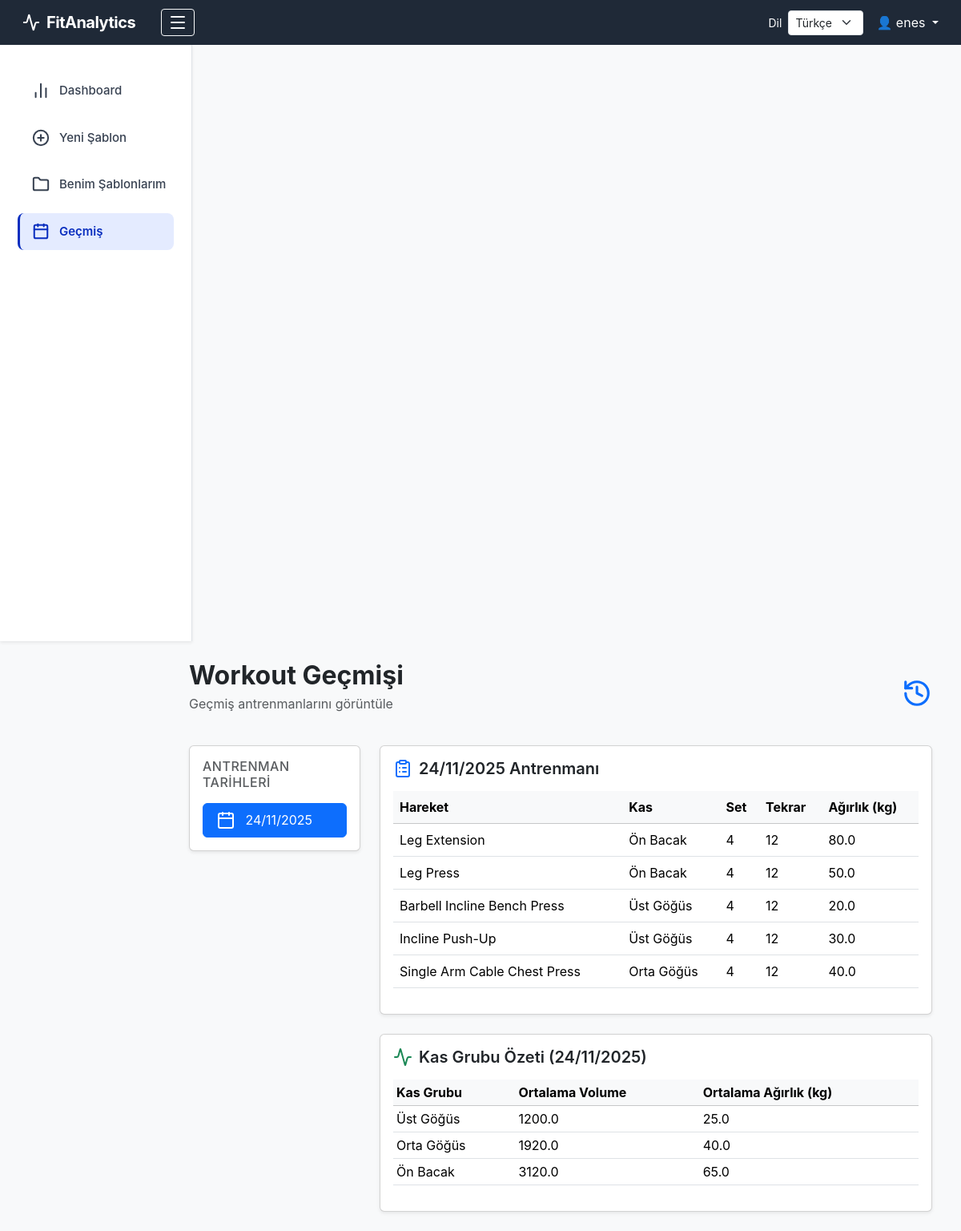
Screenshot of /history (signed in) with the database file from the repository.
### tables this page shows
CREATE TABLE exercises (
    exercise_id      INTEGER PRIMARY KEY AUTOINCREMENT,
    workout_id       INTEGER NOT NULL,
    exercise_name    TEXT NOT NULL,           -- ham text
    muscle_id        INTEGER NOT NULL,        -- canonical muscle
    exercise_lib_id  INTEGER,                 -- link to library (optional)
    sets             INTEGER,
    reps             INTEGER,
    weight_kg        REAL,
    volume           REAL,                    -- sets * reps * weight
    FOREIGN KEY (workout_id) REFERENCES workouts(workout_id),
    FOREIGN KEY (muscle_id) REFERENCES muscles(muscle_id),
    FOREIGN KEY (exercise_lib_id) REFERENCES exercise_library(exercise_lib_id)
);

CREATE TABLE muscles (
    muscle_id       INTEGER PRIMARY KEY AUTOINCREMENT,
    code            TEXT UNIQUE NOT NULL,     -- CHEST_UPPER, BACK_LATS...
    primary_region  TEXT NOT NULL,            -- CHEST, BACK, ARMS, LEGS, CORE...
    sub_region      TEXT,                     -- UPPER, LOWER, LATS, OBLIQUES...
    name_en         TEXT NOT NULL,
    name_tr         TEXT NOT NULL
);

### app/blueprints/workouts.py (the view)
@main.route("/history")
def history():
    if "user_id" not in session:
        return redirect(url_for("main.login"))
    user_id = session["user_id"]
    conn = get_connection()
    cur = conn.cursor()
    cur.execute("""
        SELECT DISTINCT workout_date
        FROM workouts
        WHERE user_id = ?
        ORDER BY workout_date DESC
    """, (user_id,))
    dates = [r["workout_date"] for r in cur.fetchall()]
    selected = request.args.get("date", dates[0] if dates else None)
    exercises = []
    summary = []
    if selected:
        cur.execute("""
            SELECT e.exercise_name, m.name_tr AS muscle,
                   e.sets, e.reps, e.weight_kg
            FROM exercises e
            JOIN muscles m ON m.muscle_id = e.muscle_id
            JOIN workouts w ON w.workout_id = e.workout_id
            WHERE w.user_id = ? AND w.workout_date = ?
        """, (user_id, selected))
        exercises = cur.fetchall()
        cur.execute("""
            SELECT m.name_tr AS muscle,
                   AVG(e.sets * e.reps * e.weight_kg) AS avg_volume,
                   AVG(e.weight_kg) AS avg_weight
            FROM exercises e
            JOIN muscles m ON e.muscle_id = m.muscle_id
            JOIN workouts w ON w.workout_id = e.workout_id
            WHERE w.user_id = ? AND w.workout_date = ?
            GROUP BY m.muscle_id
        """, (user_id, selected))
        summary = cur.fetchall()
    conn.close()
    return render_template(
        "history.html",
        dates=dates,
        selected_date=selected,
        exercises=exercises,
        summary=summary
    )

### app/database.py (called while the page is built)
def get_connection():
    conn = sqlite3.connect(DB_PATH)
    conn.row_factory = sqlite3.Row
    return conn

### app/templates/history.html
{% extends "layout.html" %}
{% block content %}
<div class="container-fluid">
    <div class="d-flex justify-content-between align-items-center mb-4">
        <div>
            <h2 class="fw-bold mb-1">Workout Geçmişi</h2>
            <p class="text-muted">Geçmiş antrenmanlarını görüntüle</p>
        </div>
        <i data-lucide="history" class="text-primary" style="width:38px;height:38px;"></i>
    </div>
    <div class="row">
        <div class="col-md-3 mb-4">
            <div class="card shadow-sm">
                <div class="card-body">
                    <h6 class="text-uppercase text-muted mb-3" style="letter-spacing:.5px;">
                        Antrenman Tarihleri
                    </h6>
                    <div class="list-group">
                        {% for d in dates %}
                        <a href="{{ url_for('main.history', date=d) }}"
                           class="list-group-item list-group-item-action
                           {% if selected_date == d %} active {% endif %}">
                            <i data-lucide="calendar" class="me-2"></i>
                            {{ d | format_date }}
                        </a>
                        {% endfor %}
                    </div>
                </div>
            </div>
        </div>
        <div class="col-md-9">
            <div class="card shadow-sm">
                <div class="card-body">
                    <h5 class="fw-semibold mb-3 d-flex align-items-center">
                        <i data-lucide="clipboard-list" class="me-2 text-primary"></i>
                        {{ selected_date | format_date}} Antrenmanı
                    </h5>
                    {% if exercises %}
                    <div class="table-responsive">
                        <table class="table table-hover align-middle">
                            <thead class="table-light">
                                <tr>
                                    <th>Hareket</th>
                                    <th>Kas</th>
                                    <th>Set</th>
                                    <th>Tekrar</th>
                                    <th>Ağırlık (kg)</th>
                                </tr>
                            </thead>
                            <tbody>
                                {% for ex in exercises %}
                                <tr>
                                    <td>{{ ex.exercise_name }}</td>
                                    <td>{{ ex.muscle }}</td>
                                    <td>{{ ex.sets }}</td>
                                    <td>{{ ex.reps }}</td>
                                    <td>{{ ex.weight_kg }}</td>
                                </tr>
                                {% endfor %}
                            </tbody>
                        </table>
                    </div>
                    {% else %}
                    <p class="text-muted">Bu tarihe ait kayıtlı hareket bulunmuyor.</p>
                    {% endif %}
                </div>
            </div>
            {% if summary %}
            <div class="card shadow-sm mt-4">
                <div class="card-body">
                    <h5 class="fw-semibold mb-3 d-flex align-items-center">
                        <i data-lucide="activity" class="me-2 text-success"></i>
                        Kas Grubu Özeti ({{ selected_date | format_date }})
                    </h5>
                    <div class="table-responsive">
                        <table class="table table-sm align-middle">
                            <thead class="table-light">
                                <tr>
                                    <th>Kas Grubu</th>
                                    <th>Ortalama Volume</th>
                                    <th>Ortalama Ağırlık (kg)</th>
                                </tr>
                            </thead>
                            <tbody>
                                {% for row in summary %}
                                <tr>
                                    <td>{{ row.muscle }}</td>
                                    <td>{{ row.avg_volume | round(2) }}</td>
                                    <td>{{ row.avg_weight | round(2) }}</td>
                                </tr>
                                {% endfor %}
                            </tbody>
                        </table>
                    </div>
                </div>
            </div>
            {% endif %}
        </div>
    </div>
</div>
{% endblock %}

### app/static/style.css (style rules this page uses)
body { background-color: #f4f6fb !important; font-family: 'Inter', sans-serif; }

### rows the page displays
exercises: exercise_name "Leg Extension", muscle "Ön Bacak", sets "4", reps "12", weight_kg "80.0"
exercises: exercise_name "Leg Press", muscle "Ön Bacak", sets "4", reps "12", weight_kg "50.0"
exercises: exercise_name "Barbell Incline Bench Press", muscle "Üst Göğüs", sets "4", reps "12", weight_kg "20.0"
exercises: exercise_name "Incline Push-Up", muscle "Üst Göğüs", sets "4", reps "12", weight_kg "30.0"
exercises: exercise_name "Single Arm Cable Chest Press", muscle "Orta Göğüs", sets "4", reps "12", weight_kg "40.0"
muscles: muscle "Üst Göğüs", avg_volume "1200.0", avg_weight "25.0"
muscles: muscle "Orta Göğüs", avg_volume "1920.0", avg_weight "40.0"
muscles: muscle "Ön Bacak", avg_volume "3120.0", avg_weight "65.0"

### other values shown
{{ t.language_label }} "Dil"
{{ session["user_name"] }} "enes"
{{ t.nav_dashboard }} "Dashboard"
{{ t.nav_history }} "Geçmiş"
{{ d | format_date }} "24/11/2025"
{{ selected_date | format_date }} "24/11/2025"
form field language "Türkçe"
